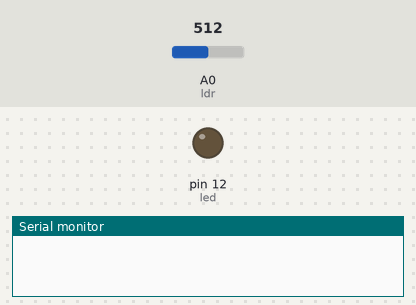
The sketch below on a simulated Arduino Uno, built with avr-gcc and run on an emulated ATmega328P. Parts: output pins drawn as LEDs (lit = HIGH), the last lines printed to the serial monitor. The test bench sets the inputs (shaded band); at power-on: A0 (ldr) = 512.

Above: at 0.1 s.
At 0.6 s:
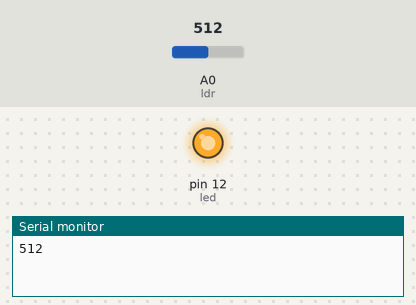
Timing chart, 0 to 2.1 s (numbered marks = the images above):
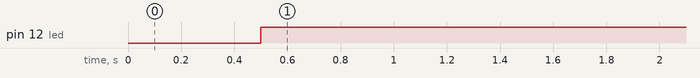

Measured:
- by itself, pin 12 (led): LOW → HIGH at 0.50 s

The sketch:

ldr.ino
```cpp
int led = 12;
int ldr = A0;
int leitura = 0;
void setup()
{
  pinMode(led, OUTPUT);
  pinMode(ldr, INPUT);
  Serial.begin(9600);
}

void loop()
{
  leitura = analogRead(ldr);
  delay(500);
  if(leitura <= 612){
    digitalWrite(led, HIGH);
  }else{
    digitalWrite(led, LOW);
  }
  Serial.println(leitura);

}
```
